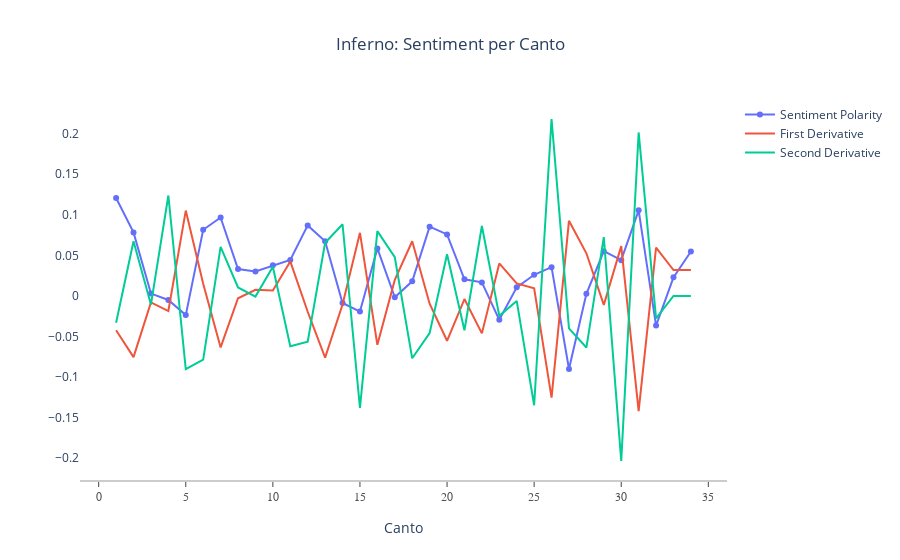

Notebook code for this chart:
### Code cell
# Create traces
fig = go.Figure()
fig.add_trace(
    go.Scatter(x=df_inferno['Canto'], y=df_inferno['Sentiment'],
                    mode='lines+markers',
                    name='Sentiment Polarity')
)
fig.add_trace(
    go.Scatter(x=df_inferno['Canto'], y=df_inferno['FirstDerivative'],
                    mode='lines',
                    name='First Derivative')
)
fig.add_trace(
    go.Scatter(x=df_inferno['Canto'], y=df_inferno['SecondDerivative'],
                    mode='lines', name='Second Derivative')
)

fig.update_layout(
    xaxis=dict(
        title = "Canto",
        showline=True,
        showgrid=False,
        showticklabels=True,
        linecolor='rgb(204, 204, 204)',
        linewidth=2,
        ticks='outside',
        tickfont=dict(
            family='Arial',
            size=12,
            color='rgb(82, 82, 82)',
        ),
    ),
    yaxis=dict(
        showgrid=False,
    ),
    showlegend=True,
    plot_bgcolor='white',
    title = dict(
        text = "Inferno: Sentiment per Canto",
        x = 0.5
    )
)

fig.show()

### Figure 1 — Plotly figure (JSON) as saved in the notebook; plotly's stock layout.template omitted (floating-point values rounded to 4 significant figures)
{"data": [{"mode": "lines+markers", "name": "Sentiment Polarity", "type": "scatter", "x": [1, 2, 3, 4, 5, 6, 7, 8, 9, 10, 11, 12, 13, 14, 15, 16, 17, 18, 19, 20, 21, 22, 23, 24, 25, 26, 27, 28, 29, 30, 31, 32, 33, 34], "y": [0.1207, 0.07827, 0.0029, -0.005007, -0.02362, 0.08156, 0.0966, 0.03313, 0.03021, 0.0377, 0.04437, 0.08691, 0.06739, -0.008663, -0.01925, 0.05854, -0.00169, 0.018, 0.08535, 0.07582, 0.02052, 0.01668, -0.02947, 0.01058, 0.0261, 0.03543, -0.09002, 0.002589, 0.05515, 0.04411, 0.1055, -0.03655, 0.02289, 0.05473]}, {"mode": "lines", "name": "First Derivative", "type": "scatter", "x": [1, 2, 3, 4, 5, 6, 7, 8, 9, 10, 11, 12, 13, 14, 15, 16, 17, 18, 19, 20, 21, 22, 23, 24, 25, 26, 27, 28, 29, 30, 31, 32, 33, 34], "y": [-0.04239, -0.07537, -0.007907, -0.01861, 0.1052, 0.01505, -0.06348, -0.002919, 0.007499, 0.006666, 0.04254, -0.01952, -0.07605, -0.01058, 0.07778, -0.06023, 0.01968, 0.06735, -0.009528, -0.0553, -0.003835, -0.04615, 0.04005, 0.01552, 0.009327, -0.1255, 0.09261, 0.05257, -0.01104, 0.0614, -0.1421, 0.05944, 0.03184, 0.03184]}, {"mode": "lines", "name": "Second Derivative", "type": "scatter", "x": [1, 2, 3, 4, 5, 6, 7, 8, 9, 10, 11, 12, 13, 14, 15, 16, 17, 18, 19, 20, 21, 22, 23, 24, 25, 26, 27, 28, 29, 30, 31, 32, 33, 34], "y": [-0.03298, 0.06746, -0.0107, 0.1238, -0.09012, -0.07853, 0.06056, 0.01042, -0.0008326, 0.03587, -0.06206, -0.05653, 0.06547, 0.08837, -0.138, 0.07991, 0.04767, -0.07688, -0.04577, 0.05147, -0.04232, 0.08621, -0.02454, -0.00619, -0.1348, 0.2181, -0.04005, -0.06361, 0.07244, -0.2035, 0.2015, -0.0276, 0, 0]}], "layout": {"plot_bgcolor": "white", "showlegend": true, "title": {"text": "Inferno: Sentiment per Canto", "x": 0.5}, "xaxis": {"linecolor": "rgb(204, 204, 204)", "linewidth": 2, "showgrid": false, "showline": true, "showticklabels": true, "tickfont": {"color": "rgb(82, 82, 82)", "family": "Arial", "size": 12}, "ticks": "outside", "title": {"text": "Canto"}}, "yaxis": {"showgrid": false}}}
